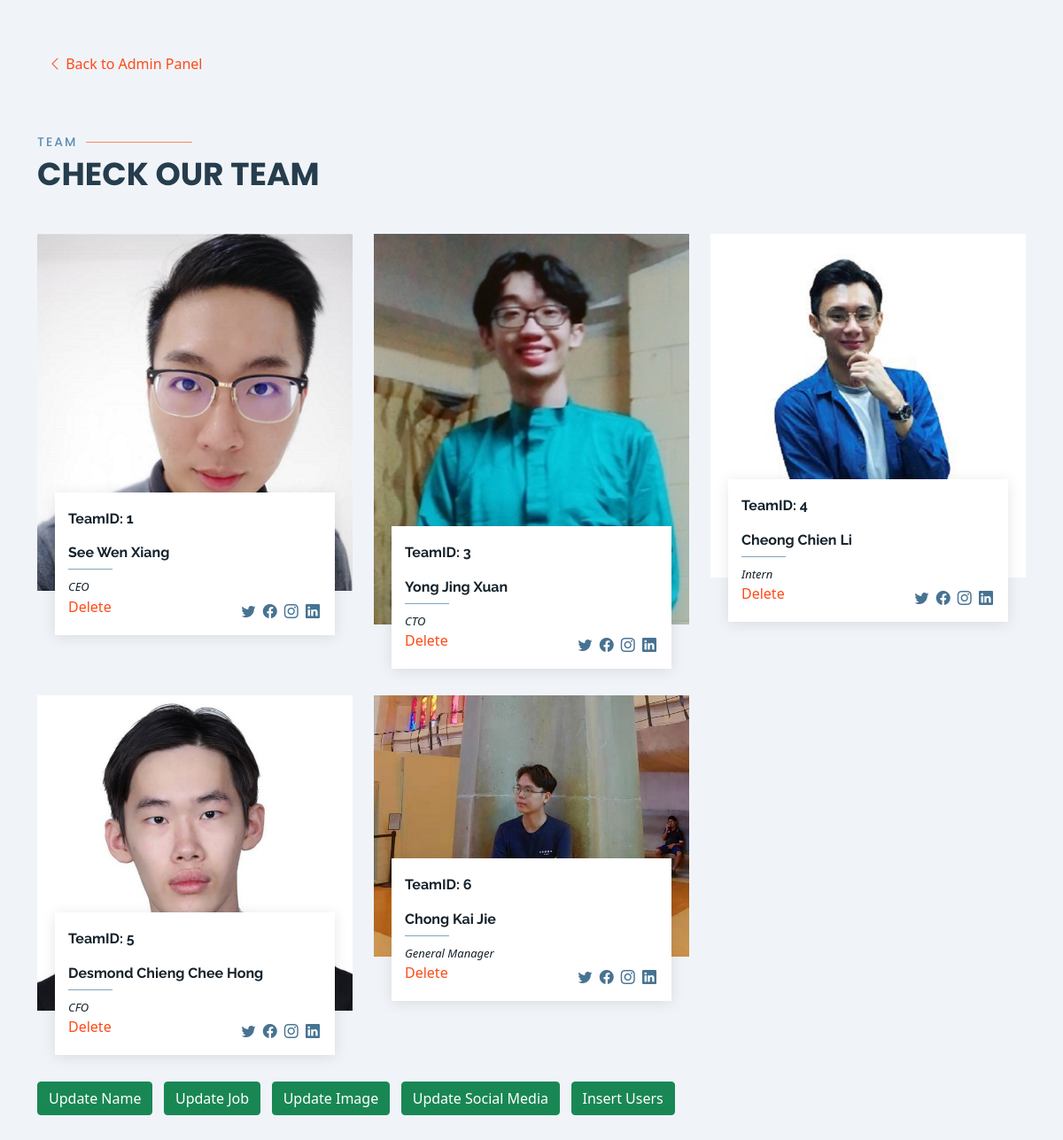
Page /viewTeams.php (signed in) on the committed database.
### tables this page shows
CREATE TABLE `team`  (
  `TeamID` varchar(255) NOT NULL DEFAULT '',
  `Name` varchar(255) NULL DEFAULT '',
  `Job` varchar(255) NULL DEFAULT NULL,
  `imglink` varchar(255) NOT NULL DEFAULT '',
  `twitterlink` varchar(255) NULL DEFAULT '',
  `facebooklink` varchar(255) NULL DEFAULT '',
  `instagramlink` varchar(255) NULL DEFAULT '',
  `linkedinlink` varchar(255) NULL DEFAULT '',
  PRIMARY KEY (`TeamID`) USING BTREE,
  INDEX `imglink`(`imglink`) USING BTREE,
  CONSTRAINT `team_ibfk_1` FOREIGN KEY (`imglink`) REFERENCES `personalimage` (`imglink`) ON DELETE RESTRICT ON UPDATE RESTRICT
);

### viewTeams.php (the view, shortened to what this page needs)
<?php
include('head.php');
require_once 'config/session.php';
?>
  <section id="team" class="team section-bg">
    <div class="container" data-aos="fade-up">
    <div class="container" data-aos="fade-up" style="color:#ff4a17;">
        <i class="bi bi-chevron-left"></i>
        <a href="admin.php">Back to Admin Panel</a>
    </div>
    <br>
    <br>
    <br>
      <div class="section-title">
        <h2>Team</h2>
        <p>Check our Team</p>
      </div>
      <div class="row">
      <?php
        $sql ="select * from team";
        mysqli_select_db($conn,"dewi");
        $result=mysqli_query($conn,$sql);
        while ($row=mysqli_fetch_assoc($result))
        {
      ?>
          <div class="col-lg-4 col-md-6">
            <div class="member" data-aos="fade-up" data-aos-delay="100">
              <div class="pic"><img src="<?php echo $row['imglink']; ?>" class="img-fluid" alt=""></div>
              <div class="member-info">
                <h4>
                  <?php echo "TeamID: ".$row['TeamID'];?>
                  <br><br>
                  <?php echo $row['Name']; ?>
                </h4>
                <span><?php echo $row['Job'];?></span>
                <div class="social">
                  <a href="<?php echo $row['twitterlink'];?>"><i class="bi bi-twitter"></i></a>
                  <a href="<?php echo $row['facebooklink'];?>"><i class="bi bi-facebook"></i></a>
                  <a href="<?php echo $row['instagramlink'];?>"><i class="bi bi-instagram"></i></a>
                  <a href="<?php echo $row['linkedinlink'];?>"><i class="bi bi-linkedin"></i></a>
                </div>
                <a href="admin/deleteteam.php?TeamID=<?php echo  $row['TeamID'] ; ?>">Delete</a>
              </div>
            </div>
          </div>
          <?php } ?>
      </div>
      <button data-bs-toggle="modal" data-bs-target="#editUserNameModal" class="btn btn-success">Update Name</button>
      <button data-bs-toggle="modal" data-bs-target="#editUserJobModal" class="btn btn-success">Update Job</button>
      <button data-bs-toggle="modal" data-bs-target="#editUserImageModal" class="btn btn-success">Update Image</button>
      <button data-bs-toggle="modal" data-bs-target="#editUserSocialMediaModal" class="btn btn-success">Update Social Media</button>
      <a href="admin/insertteam.php" class="btn btn-success">Insert Users </a>
    </div>
  </section>
  <?php
  require_once 'foot.php';
?>

### head.php (shortened to what this page needs)
<!DOCTYPE html>
<html lang="en">
<head>
  <link href="assets/vendor/aos/aos.css" rel="stylesheet">
  <link href="assets/vendor/bootstrap/css/bootstrap.min.css" rel="stylesheet">
  <link href="assets/vendor/bootstrap-icons/bootstrap-icons.css" rel="stylesheet">
  <link href="assets/vendor/boxicons/css/boxicons.min.css" rel="stylesheet">
  <link href="assets/vendor/glightbox/css/glightbox.min.css" rel="stylesheet">
  <link href="assets/vendor/remixicon/remixicon.css" rel="stylesheet">
  <link href="assets/vendor/swiper/swiper-bundle.min.css" rel="stylesheet">
  <link href="assets/css/style.css" rel="stylesheet">
  <link href="https://cdn.jsdelivr.net/npm/bootstrap@5.0.1/dist/css/bootstrap.min.css" rel="stylesheet">
  <link href="assets/css/adminstyle.css" rel="stylesheet">
</head>
<body>

### foot.php (shortened to what this page needs)
</body>
</html>

### assets/css/style.css (style rules this page uses)
body { font-family: "Open Sans", sans-serif; color: #444444; }
a { color: #ff4a17; text-decoration: none; }
h1, h2, h3, h4, h5, h6 { font-family: "Raleway", sans-serif; }
section { padding: 60px 0; overflow: hidden; }
.section-bg { background-color: #f0f4f8; }
.section-title { padding-bottom: 40px; }
.section-title h2 { font-size: 14px; font-weight: 500; padding: 0; line-height: 1px; margin: 0 0 5px 0; letter-spacing: 2px; text-transform: uppercase; color: #5c8eb0; font-family: "Poppins", sans-serif; }
.section-title h2::after { content: ""; width: 120px; height: 1px; display: inline-block; background: #ff8664; margin: 4px 10px; }
.section-title p { margin: 0; margin: 0; font-size: 36px; font-weight: 700; text-transform: uppercase; font-family: "Poppins", sans-serif; color: #263d4d; }
.team { position: relative; }
.team .container { position: relative; z-index: 10; }
.team .member { margin-bottom: 80px; position: relative; }
.team .member .pic { overflow: hidden; }
.team .member .member-info { position: absolute; bottom: -50px; left: 20px; right: 20px; background: #fff; padding: 20px 15px; color: #15222b; box-shadow: 0px 2px 15px rgba(0, 0, 0, 0.1); overflow: hidden; transition: 0.5s; }
.team .member h4 { font-weight: 700; margin-bottom: 10px; font-size: 16px; color: #15222b; position: relative; padding-bottom: 10px; }
.team .member h4::after { content: ''; position: absolute; display: block; width: 50px; height: 1px; background: #7fa5c0; bottom: 0; left: 0; }
.team .member span { font-style: italic; display: block; font-size: 13px; }
.team .member .social { position: absolute; right: 15px; bottom: 15px; }
.team .member .social a { transition: color 0.3s; color: #477392; }
.team .member .social i { font-size: 16px; margin: 0 2px; }

### viewTeams.php (style rules this page uses)
a { color: #ff4a17; text-decoration: none; }

### rows in the picture
team: imglink (picture), TeamID "1", Name "See Wen Xiang", Job "CEO"
team: imglink (picture), TeamID "3", Name "Yong Jing Xuan", Job "CTO"
team: imglink (picture), TeamID "4", Name "Cheong Chien Li", Job "Intern"
team: imglink (picture), TeamID "5", Name "Desmond Chieng Chee Hong", Job "CFO"
team: imglink (picture), TeamID "6", Name "Chong Kai Jie", Job "General Manager"
